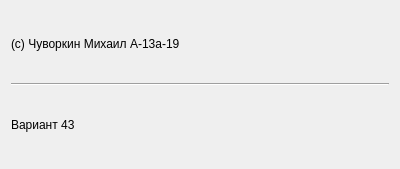
<?xml version="1.0" encoding="UTF-8"?>
<ui version="4.0">
 <class>aboutDialog</class>
 <widget class="QDialog" name="aboutDialog">
  <property name="windowModality">
   <enum>Qt::WindowModal</enum>
  </property>
  <property name="geometry">
   <rect>
    <x>0</x>
    <y>0</y>
    <width>400</width>
    <height>169</height>
   </rect>
  </property>
  <property name="windowTitle">
   <string>About</string>
  </property>
  <layout class="QVBoxLayout" name="verticalLayout">
   <item>
    <widget class="QLabel" name="authorLabel">
     <property name="text">
      <string>(c) Чуворкин Михаил А-13а-19</string>
     </property>
    </widget>
   </item>
   <item>
    <widget class="Line" name="line">
     <property name="orientation">
      <enum>Qt::Horizontal</enum>
     </property>
    </widget>
   </item>
   <item>
    <widget class="QLabel" name="taskLabel">
     <property name="text">
      <string>Вариант 43</string>
     </property>
     <property name="wordWrap">
      <bool>true</bool>
     </property>
    </widget>
   </item>
  </layout>
 </widget>
 <resources/>
 <connections/>
</ui>
